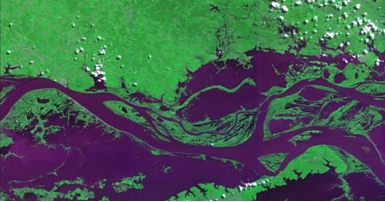
#> input picture images/raw/rainy.png, 385 x 202 px
$ python script.py
#> lines starting #> are read from the running program, lines starting #| are printed output that depends on the picture; after the words box and inside, x2 and y2 are one past the last pixel; in counts of white or black regions, pixels touching at a corner belong together
# Flooded Area Detection using Morphological Operators
#
# FURB 2024.2 — Image Processing
# Author: Leonardo Gian Pottmayer
#
# The goal of this script is to identify areas that were flooded by comparing two satellite
# images of the same region: one captured during the rainy season and one during the dry season.
# Detection is performed by applying a sequence of morphological and pre-processing operations
# to both images.

# ── Imports ───────────────────────────────────────────────────────────────────

from dataclasses import dataclass
import os
import re
import sys

import cv2
import numpy as np
import matplotlib.pyplot as plt


# ── Configuration ─────────────────────────────────────────────────────────────
#
# All pipeline parameters are centralized in the Config dataclass. This makes tuning
# straightforward: adjust binarization thresholds, brightness levels, kernel size, or
# enable the optional cleanup pass — all from one place without touching the processing
# functions.

@dataclass
class Config:
    # Paths
    rainy_image_path: str = "images/raw/rainy.png"
    dry_image_path: str = "images/raw/dry.png"
    debug_dir: str = "images/debug"

    # Display
    show_images: bool = True

    # Brightness increment after inversion (added to pixel values)
    rainy_brightness: int = 60
    dry_brightness: int = 50

    # Morphology kernel size (height, width)
    kernel_shape: tuple = (1, 1)

    # Morphology iterations
    dilate_iterations: int = 1
    erode_iterations: int = 5

    # Binarization thresholds
    rainy_threshold: int = 205
    dry_threshold: int = 240

    # Overlay color for flooded areas in BGR
    overlay_color: tuple = (255, 120, 40)

    # Optional light morphological cleanup on the final flood mask to reduce noise
    apply_cleanup: bool = False
    cleanup_kernel_shape: tuple = (3, 3)
    cleanup_iterations: int = 1


# ── Helper Functions ───────────────────────────────────────────────────────────
#
# Each pipeline stage is encapsulated in its own function. save_debug_step handles both
# saving the result to disk and displaying it. The plt.close(fig) call ensures each image
# renders immediately in place rather than all accumulating at the end.

def prepare_debug_dir(config: Config) -> None:
    if not os.path.exists(config.debug_dir):
        os.makedirs(config.debug_dir)
    for f in os.listdir(config.debug_dir):
        os.remove(os.path.join(config.debug_dir, f))


def slugify_step_title(title: str) -> str:
    slug = re.sub(r"[^a-z0-9]+", "-", title.lower()).strip("-")
    return slug


def save_debug_step(config: Config, step: int, title: str, img: np.ndarray) -> None:
    filename = f"{step:02d}-{slugify_step_title(title)}.png"
    path = os.path.join(config.debug_dir, filename)
    cv2.imwrite(path, img)

    if config.show_images:
        fig, ax = plt.subplots()
        if img.ndim == 2:
            ax.imshow(img, cmap="gray")
        else:
            ax.imshow(cv2.cvtColor(img, cv2.COLOR_BGR2RGB))
        ax.set_title(f"{step:02d} - {title}")
        ax.axis("off")
        plt.show()
        plt.close(fig)


def load_grayscale_images(config: Config) -> tuple[np.ndarray, np.ndarray]:
    for path in (config.rainy_image_path, config.dry_image_path):
        if not os.path.exists(path):
            sys.exit(f"Error: file not found: {path}")

    rainy = cv2.imread(config.rainy_image_path, cv2.IMREAD_GRAYSCALE)
#> rainy: shape (202, 385); min 0, max 255, mean 91
    dry = cv2.imread(config.dry_image_path, cv2.IMREAD_GRAYSCALE)
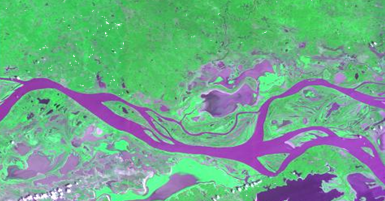
#> input picture images/raw/dry.png, 385 x 201 px
#> dry: shape (201, 385); min 56, max 255, mean 156.1

    if rainy is None:
        sys.exit(f"Error: could not load image: {config.rainy_image_path}")
    if dry is None:
        sys.exit(f"Error: could not load image: {config.dry_image_path}")

    h, w = rainy.shape[:2]
#> h = 202; w = 385
    if h == 0 or w == 0:
        sys.exit("Error: image has invalid dimensions.")

    dry = cv2.resize(dry, (w, h))
#> dry: shape (202, 385)
    return rainy, dry


def equalize_images(rainy: np.ndarray, dry: np.ndarray) -> tuple[np.ndarray, np.ndarray]:
    return cv2.equalizeHist(rainy), cv2.equalizeHist(dry)


def invert_images(rainy: np.ndarray, dry: np.ndarray) -> tuple[np.ndarray, np.ndarray]:
    return cv2.bitwise_not(rainy), cv2.bitwise_not(dry)


def enhance_images(config: Config, rainy: np.ndarray, dry: np.ndarray) -> tuple[np.ndarray, np.ndarray]:
    return cv2.add(rainy, config.rainy_brightness), cv2.add(dry, config.dry_brightness)


def apply_morphology(config: Config, rainy: np.ndarray, dry: np.ndarray) -> tuple[np.ndarray, np.ndarray]:
    kernel = np.ones(config.kernel_shape, np.uint8)
    rainy_dilated = cv2.dilate(rainy, kernel, iterations=config.dilate_iterations)
    dry_eroded = cv2.erode(dry, kernel, iterations=config.erode_iterations)
    return rainy_dilated, dry_eroded


def binarize_images(config: Config, rainy: np.ndarray, dry: np.ndarray) -> tuple[np.ndarray, np.ndarray]:
    _, binary_rainy = cv2.threshold(rainy, config.rainy_threshold, 255, cv2.THRESH_BINARY)
    _, binary_dry = cv2.threshold(dry, config.dry_threshold, 255, cv2.THRESH_BINARY)
    return binary_rainy, binary_dry


def detect_flooded_areas(config: Config, binary_rainy: np.ndarray, binary_dry: np.ndarray) -> np.ndarray:
    flooded = cv2.subtract(binary_rainy, binary_dry)

    if config.apply_cleanup:
        kernel = np.ones(config.cleanup_kernel_shape, np.uint8)
        flooded = cv2.morphologyEx(flooded, cv2.MORPH_OPEN, kernel, iterations=config.cleanup_iterations)

    return flooded


def create_overlay(config: Config, base_gray: np.ndarray, flood_mask: np.ndarray) -> np.ndarray:
    base_bgr = cv2.cvtColor(base_gray, cv2.COLOR_GRAY2BGR)
    highlight = np.zeros_like(base_bgr)
    highlight[:, :] = config.overlay_color
    mask = flood_mask == 255
    return np.where(mask[:, :, None], highlight, base_bgr)


def calculate_flooded_area(flood_mask: np.ndarray) -> int:
    return int(np.sum(flood_mask == 255))


# ── Setup ──────────────────────────────────────────────────────────────────────
#
# Initialize config and clear the debug folder, removing any results from previous runs.

cfg = Config()
prepare_debug_dir(cfg)

# ── Steps 1–2: Load Images ────────────────────────────────────────────────────
#
# Both satellite images are read as grayscale. The dry-period image is resized to match
# the rainy image dimensions so that pixel-wise operations are valid across both.

rainy, dry = load_grayscale_images(cfg)
save_debug_step(cfg, 1, "Rainy period", rainy)
save_debug_step(cfg, 2, "Dry period", dry)

# ── Steps 3–4: Histogram Equalization ────────────────────────────────────────
#
# Equalization redistributes intensity levels to span the full 0–255 range. This normalizes
# brightness differences caused by varying lighting conditions between the two captures,
# making the subsequent comparison more reliable.

eq_rainy, eq_dry = equalize_images(rainy, dry)
save_debug_step(cfg, 3, "Rainy period - Equalized", eq_rainy)
save_debug_step(cfg, 4, "Dry period - Equalized", eq_dry)

# ── Steps 5–6: Inversion ──────────────────────────────────────────────────────
#
# Water appears dark in satellite imagery (low reflectance). Inverting the pixels flips
# water regions to high values (near 255), making them easy to isolate in the
# thresholding step ahead.

neg_rainy, neg_dry = invert_images(eq_rainy, eq_dry)
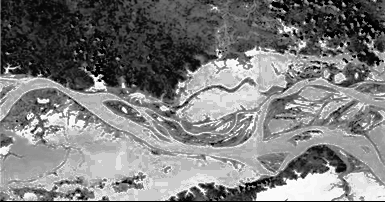
#> neg_rainy: shape (202, 385); min 0, max 255, mean 123.8
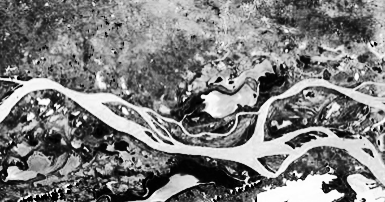
#> neg_dry: shape (202, 385); min 0, max 255, mean 125.6
save_debug_step(cfg, 5, "Rainy period - Inverted", neg_rainy)
save_debug_step(cfg, 6, "Dry period - Inverted", neg_dry)

# ── Steps 7–8: Brightness Enhancement ────────────────────────────────────────
#
# A constant offset is added to every pixel to boost overall brightness. This pushes water
# pixels even closer to 255, widening the gap between water and non-water elements before
# binarization.

enh_rainy, enh_dry = enhance_images(cfg, neg_rainy, neg_dry)
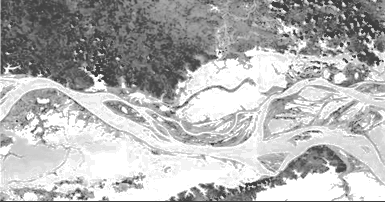
#> enh_rainy: shape (202, 385); min 60, max 255, mean 178.4
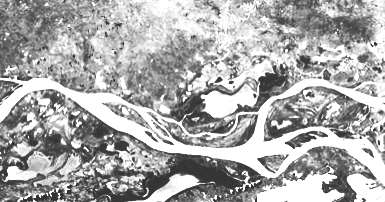
#> enh_dry: shape (202, 385); min 50, max 255, mean 170.8
save_debug_step(cfg, 7, "Rainy period - Enhanced", enh_rainy)
save_debug_step(cfg, 8, "Dry period - Enhanced", enh_dry)

# ── Steps 9–10: Morphological Operations ─────────────────────────────────────
#
# Dilation is applied to the rainy image: it expands water regions to fill small gaps
# introduced by noise or image resolution. Erosion is applied to the dry image: it shrinks
# water regions, discarding isolated pixels and reducing the impact of noise.

morph_rainy, morph_dry = apply_morphology(cfg, enh_rainy, enh_dry)
save_debug_step(cfg, 9, "Rainy period - Dilated", morph_rainy)
save_debug_step(cfg, 10, "Dry period - Eroded", morph_dry)

# ── Steps 11–12: Binarization ─────────────────────────────────────────────────
#
# A threshold converts each image to binary: pixels above the threshold become white
# (255, water) and the rest become black (0). Separate thresholds are used for each image
# because, even after equalization, the two intensity distributions may differ.

bin_rainy, bin_dry = binarize_images(cfg, morph_rainy, morph_dry)
#> in binarize_images, `_, binary_rainy = cv2.threshold(rainy, config.rainy_threshold, 255, cv..`:
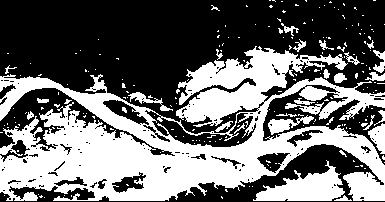
#> binary_rainy: shape (202, 385); 42.5% white; 212 white regions (182 under 20 px), largest, box (x1, y1, x2, y2) and area: (0, 46, 385, 201) 28453, (253, 160, 345, 201) 1858, (268, 115, 314, 135) 370
#> in binarize_images, `_, binary_dry = cv2.threshold(dry, config.dry_threshold, 255, cv2.THRE..`: binary_dry: shape (202, 385); 24.7% white; 547 white regions (473 under 20 px), largest, box (x1, y1, x2, y2) and area: (0, 76, 385, 186) 8104, (257, 171, 344, 202) 1533, (201, 83, 260, 118) 970
save_debug_step(cfg, 11, "Rainy period - Binarized", bin_rainy)
save_debug_step(cfg, 12, "Dry period - Binarized", bin_dry)

# ── Step 13: Flood Detection ──────────────────────────────────────────────────
#
# The dry-period water mask is subtracted from the rainy-period mask. What remains are
# pixels that were water during the rainy season but not during the dry season — i.e.,
# the flooded areas. An optional morphological opening can be applied to remove residual
# noise from the result.

flooded = detect_flooded_areas(cfg, bin_rainy, bin_dry)
#> in detect_flooded_areas, `flooded = cv2.subtract(binary_rainy, binary_dry)`: flooded: shape (202, 385); 24.6% white; 426 white regions (372 under 20 px), largest, box (x1, y1, x2, y2) and area: (0, 102, 262, 201) 10481, (176, 48, 325, 127) 3103, (285, 86, 354, 120) 608
save_debug_step(cfg, 13, "Flooded areas", flooded)

# ── Step 14: Overlay Visualization ────────────────────────────────────────────
#
# The flood mask is overlaid on the equalized dry-period image, coloring the detected
# flooded regions in blue. This gives an immediate visual reading of the flood extent
# against the actual geographic context. The total flooded area in pixels is printed
# at the end.

overlay = create_overlay(cfg, eq_dry, flooded)
#> in create_overlay, `return np.where(mask[:, :, None], highlight, base_bgr)`:
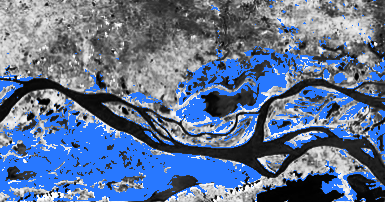
#> returned value: shape (202, 385, 3); mean of channels 0, 1, 2 147.8, 114.6, 94.9; drawn as B, G, R
save_debug_step(cfg, 14, "Flooded areas overlay", overlay)

area = calculate_flooded_area(flooded)
#> area = 19134
print(f"Flooded area: {area} pixels")
#| Flooded area: 19134 pixels
